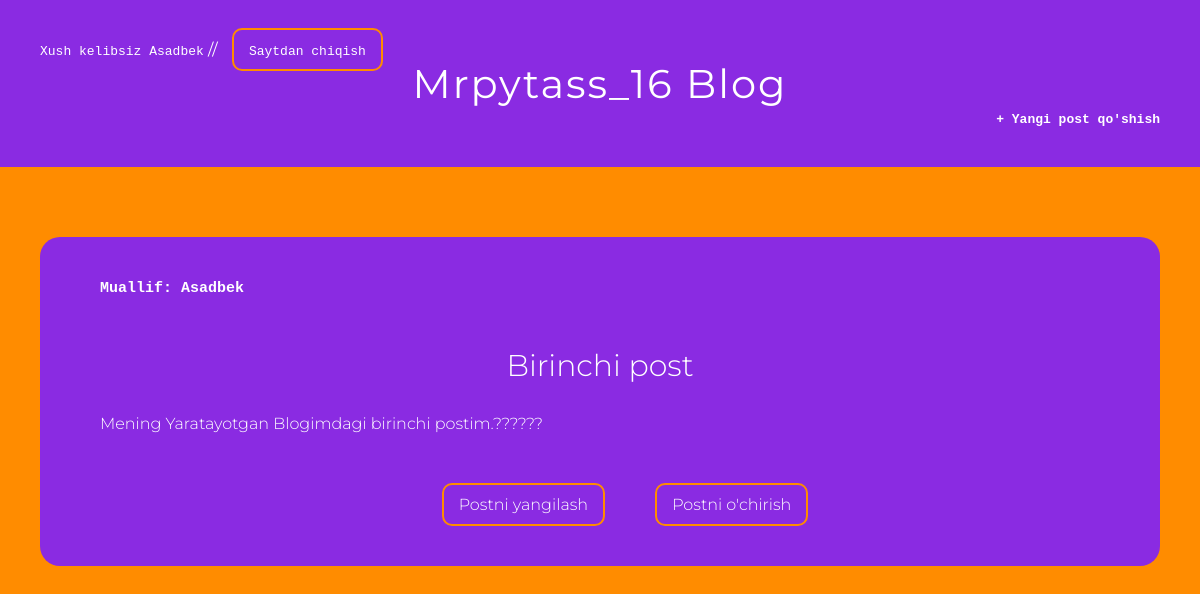
The app's page /post/1/ (signed in) with its own data.
### BlogApp/models.py (models this page shows, shortened)
class Post(models.Model):
    title = models.CharField(max_length=150)
    author = models.ForeignKey(
        'auth.User',
        on_delete=models.CASCADE
    )
    text = models.TextField()
    short_info = models.CharField(max_length=100)

### BlogApp/views.py (the view)
# urls.py: path('post/<int:pk>/', See_Only_One_Post_View.as_view(), name='only_post'),
class See_Only_One_Post_View(DetailView):
    model = Post
    template_name = 'see_only_one_post.html'

### template/see_only_one_post.html
{% extends 'base.html' %}
{% block content %}
    <div class="only_post">
        <h4 class="author"><code>Muallif: {{ post.author }}</code></h4>
        <h2>{{ post.title }}</h2>
        <h4 class="text">{{ post.text }}</h4>
        <div class="update_post">
            <h4 class="update_btn"><a href="{% url 'update_post' post.pk %}">Postni yangilash</a></h4>
            <h4 class="delete_btn"><a href="{% url 'delete_post_page' post.pk %}">Postni o'chirish</a></h4>
        </div>
    </div>
{% endblock content %}

### template/base.html (shortened to what this page needs)
{% load static %}
<!DOCTYPE html>
<html lang="en">
    <head>
        <link rel="stylesheet" href="{% static 'css/base.css' %}">
    </head>
    <body>
        <header class="header-blog">
            {% if user.is_authenticated %}
                <div class="in_site">
                    <span><code>Xush kelibsiz {{user.username}}</code></span> //
                    <span class="in_site_span"><code><a href="{% url 'logout' %}">Saytdan chiqish</a></code></span>
                </div>
            {% else %}
                <div class="out_site">
                    <span class="out_site_span"><code><a href="{% url 'login' %}">Saytga kirish</a></code></span> //
                    <span class="out_site_span"><code><a href="{% url 'sign_up_page' %}">Ro'yxatdan o'tish</a></code></span>
                </div>
            {% endif %}
            <h2><a href="{% url 'all_post_page' %}">Mrpytass_16 Blog</a></h2>
            {% if user.is_authenticated %}
                <h4 class="add_new_post"><a href="{% url 'create_post_page' %}"><code>+ Yangi post qo'shish</code></a></h4>
            {% endif %}
        </header>
        <div class="All_posts">
            {% block content %}
            {% endblock content %}
        </div>
    </body>
</html>

### static/css/base.css (style rules this page uses)
* { margin: 0; padding: 0; box-sizing: border-box; }
body { font-family: 'Montserrat', sans-serif; background-color:darkorange; }
.header-blog .in_site, .out_site { text-align: left; color: white }
.header-blog .in_site_span a, .header-blog span a { color: white; text-decoration: none; }
.header-blog .in_site_span, .header-blog .out_site_span { border: 2px darkorange solid; padding: 10px 15px; border-radius: 10px; margin: 0 10px; }
.header-blog { background-color: blueviolet; text-align: center; padding: 40px; }
.header-blog .add_new_post a { text-decoration: none; color: white; }
.header-blog .add_new_post { text-align: right; }
.header-blog h2 a { text-decoration: none; color: white; font-weight: 400; font-size: 40px; letter-spacing: 2px; }
.All_posts { margin: 50px 20px; padding: 20px; }
.only_post { background-color: blueviolet; padding: 40px 20px; border-radius: 20px; color: white; }
.only_post .author { margin-left: 40px; font-size: 15px; }
.only_post h2 { text-align: center; font-weight: 300; font-size: 30px; margin-top: 50px; }
.only_post .text { margin-top: 30px; margin-left: 40px; font-weight: 300; }
.update_post { margin-top: 50px; display: flex; justify-content: center; align-items: center; }
.update_post h4 { border: 2px darkorange solid; margin-left: 50px; padding: 10px 15px; border-radius: 10px; }
.update_post h4 a { text-decoration: none; color: white; font-weight: 300; }

### records on screen
Post: author "Asadbek", title "Birinchi post", text "Mening Yaratayotgan Blogimdagi birinchi postim.??????"

### other values on screen
{{ user.username }} "Asadbek"
